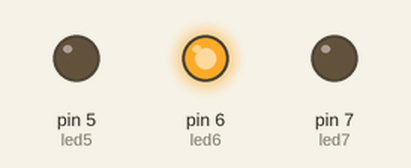
Recording of a sketch running on a simulated Arduino Uno, built with avr-gcc and run on an emulated ATmega328P. On the bench: output pins drawn as LEDs (lit = HIGH).

Above: at 14.83 s.
At 19.76 s:
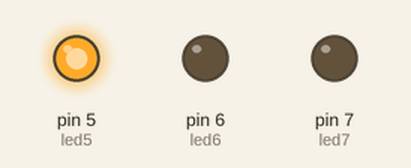
At 20.6 s:
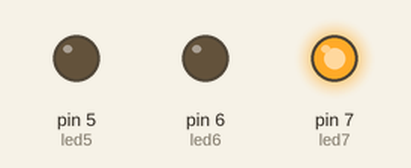
At 23.03 s:
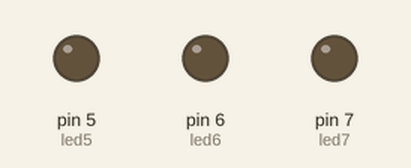
At 24.79 s:
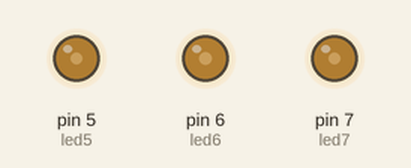
Timing chart, 0 to 40.0 s (numbered marks = the images above):
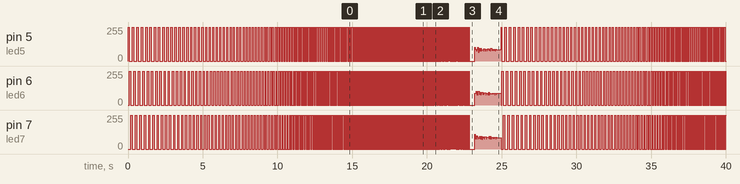

The sketch:

colors_blink.ino
```cpp
int led5 = 5;
int led6 = 6;
int led7 = 7;

void setup() {
  pinMode(led5, OUTPUT);
  pinMode(led6, OUTPUT);
  pinMode(led7, OUTPUT);
}

void loop() {
  for (int i = 100;i>0;i--){
    for (int b = 100/i;b>0;b--){
      int p_delay = i;
  digitalWrite(led5, HIGH);
  delay(p_delay);
  digitalWrite(led5, LOW);

  digitalWrite(led6, HIGH);
  delay(p_delay);
  digitalWrite(led6, LOW);

  digitalWrite(led7, HIGH);
  delay(p_delay);
  digitalWrite(led7, LOW);
}}}
```

Measured:
- by itself, pin 5 (led5): 0/255 → 255/255 at 0.00 s, → 0/255 0.10 s later, → 255/255 0.20 s later, → 0/255 0.10 s later, … (636 changes in this stretch)
- by itself, pin 6 (led6): 0/255 → 255/255 at 0.10 s, → 0/255 0.10 s later, → 255/255 0.20 s later, → 0/255 0.10 s later, … (633 changes in this stretch)
